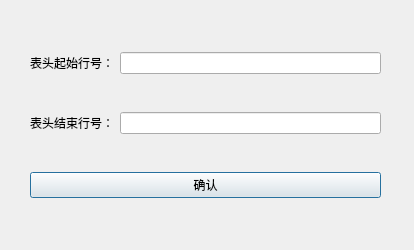
<?xml version="1.0" encoding="UTF-8"?>
<ui version="4.0">
 <class>TransformDialog2</class>
 <widget class="QDialog" name="TransformDialog2">
  <property name="geometry">
   <rect>
    <x>0</x>
    <y>0</y>
    <width>414</width>
    <height>250</height>
   </rect>
  </property>
  <property name="windowTitle">
   <string>转换上表头</string>
  </property>
  <widget class="QWidget" name="verticalLayoutWidget">
   <property name="geometry">
    <rect>
     <x>30</x>
     <y>20</y>
     <width>351</width>
     <height>211</height>
    </rect>
   </property>
   <layout class="QVBoxLayout" name="verticalLayout">
    <item>
     <layout class="QHBoxLayout" name="horizontalLayout_2">
      <item>
       <widget class="QLabel" name="rowBeginText">
        <property name="text">
         <string>表头起始行号：</string>
        </property>
       </widget>
      </item>
      <item>
       <widget class="QLineEdit" name="rowBegin"/>
      </item>
     </layout>
    </item>
    <item>
     <layout class="QHBoxLayout" name="horizontalLayout">
      <item>
       <widget class="QLabel" name="rowEndText">
        <property name="text">
         <string>表头结束行号：</string>
        </property>
       </widget>
      </item>
      <item>
       <widget class="QLineEdit" name="rowEnd"/>
      </item>
     </layout>
    </item>
    <item>
     <widget class="QPushButton" name="okButton">
      <property name="text">
       <string>确认</string>
      </property>
     </widget>
    </item>
   </layout>
  </widget>
 </widget>
 <resources/>
 <connections/>
</ui>
